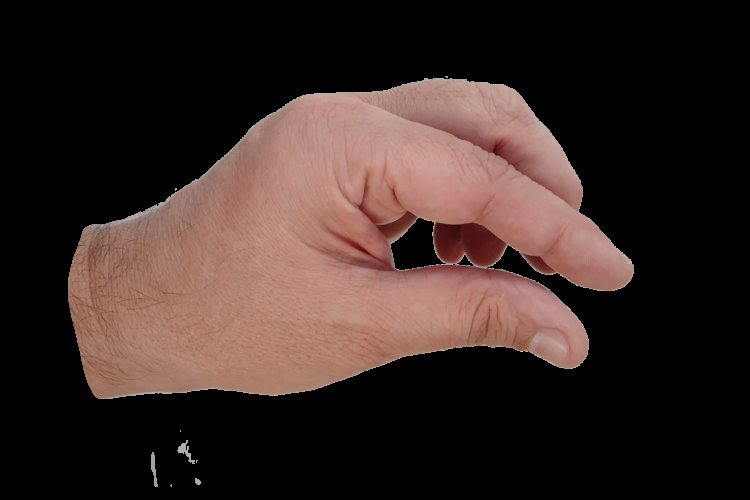
#> input picture assets/lizard.png, 750 x 500 px; its folder holds only this picture in this run
$ python -i gesture_detector.py   (imports and definitions only)
#> lines starting #> are read from the running program, lines starting #| are printed output that depends on the picture
import time

import cv2
import numpy as np
from PIL import Image, ImageTk

from utils import gesture_mapper


class GestureDetector:
    def _init_(self, roi, frame_size):
        self.roi = roi
        self.frame_size = frame_size
        self.start_time = time.time()
        self.bg_model = None
        self.finger_count = 0
        self.cap = cv2.VideoCapture(0)

    def run_avg(self, image, a_weight=0.5):
        if self.bg_model is None:
            self.bg_model = image.copy().astype("float")
        else:
            cv2.accumulateWeighted(image, self.bg_model, a_weight)

    def segment(self, image, threshold=25):
        assert self.bg_model is not None, "Background model is not initialized"
        diff = cv2.absdiff(self.bg_model.astype("uint8"), image)
        thresholded = cv2.threshold(diff, threshold, 255, cv2.THRESH_BINARY)[1]
        kernel = np.ones((3, 3), np.uint8)
        thresholded = cv2.morphologyEx(thresholded, cv2.MORPH_CLOSE, kernel, iterations=2)
        contours, _ = cv2.findContours(thresholded.copy(), cv2.RETR_EXTERNAL, cv2.CHAIN_APPROX_SIMPLE)
        if not contours:
            return None
        segmented = max(contours, key=cv2.contourArea)
        return thresholded, segmented

>>> import cv2
>>> picture = cv2.imread('../assets/lizard.png', cv2.IMREAD_GRAYSCALE)
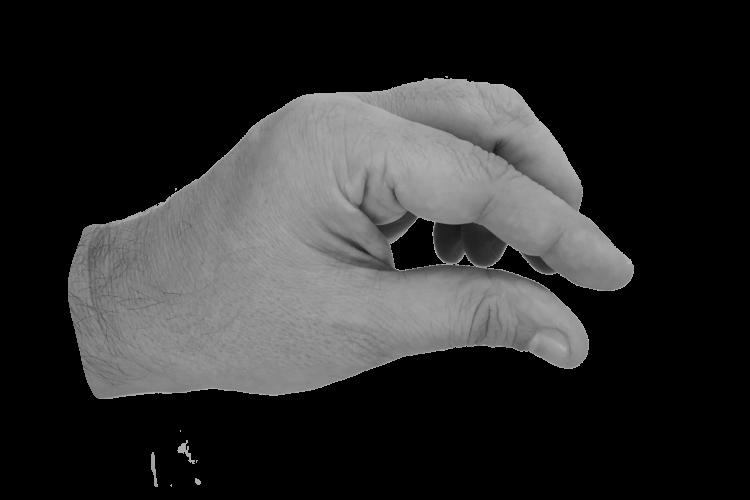
#> picture: shape (500, 750); min 0, max 228, mean 45.1
>>> result = GestureDetector().segment(picture)
#> (the run stopped early here; a loop or call above may not have finished)

$ run again, on assets/paper.png
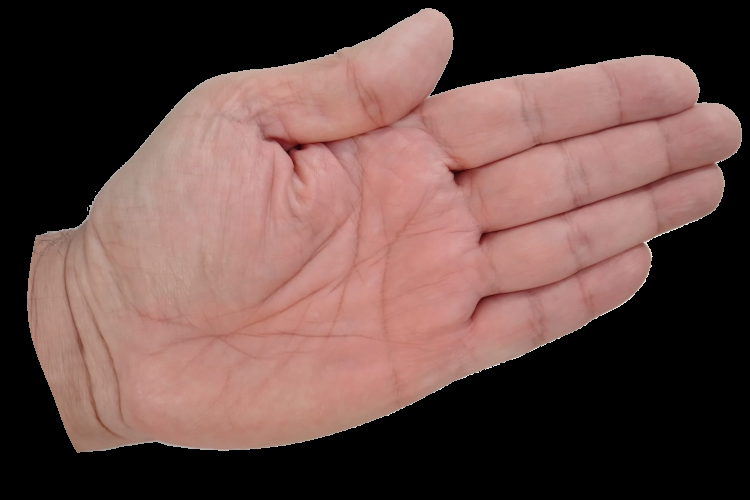
#> input picture assets/paper.png, 750 x 500 px
#> `picture = cv2.imread('../assets/lizard.png', cv2.IMREAD_GRAYSCALE)`:
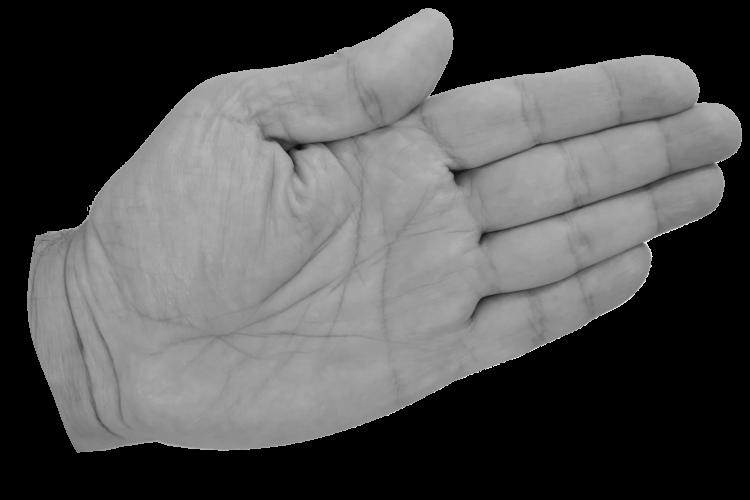
#> picture: shape (500, 750); min 0, max 255, mean 82.3

$ run again, on assets/rock.png
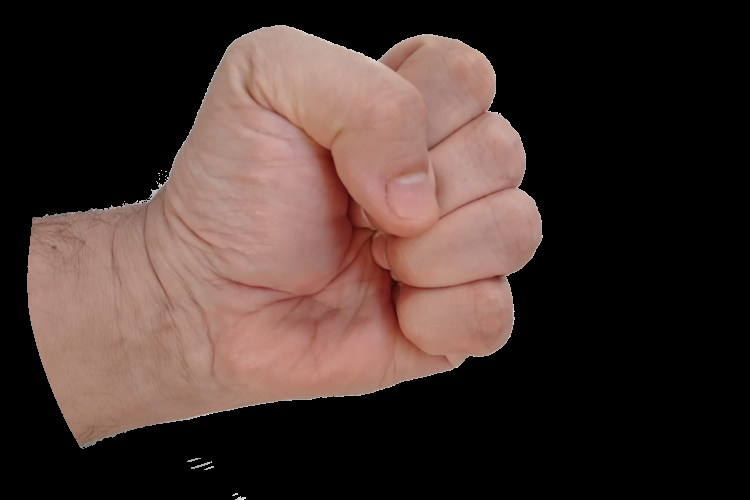
#> input picture assets/rock.png, 750 x 500 px
#> `picture = cv2.imread('../assets/lizard.png', cv2.IMREAD_GRAYSCALE)`:
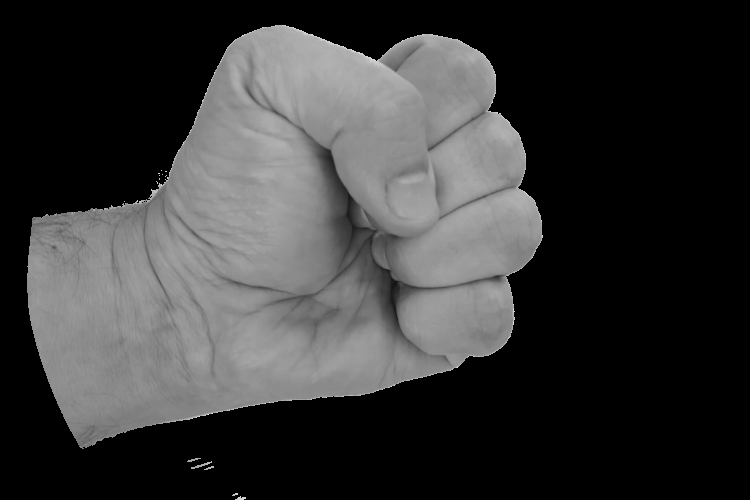
#> picture: shape (500, 750); min 0, max 249, mean 55.4

$ run again, on assets/scissors.png
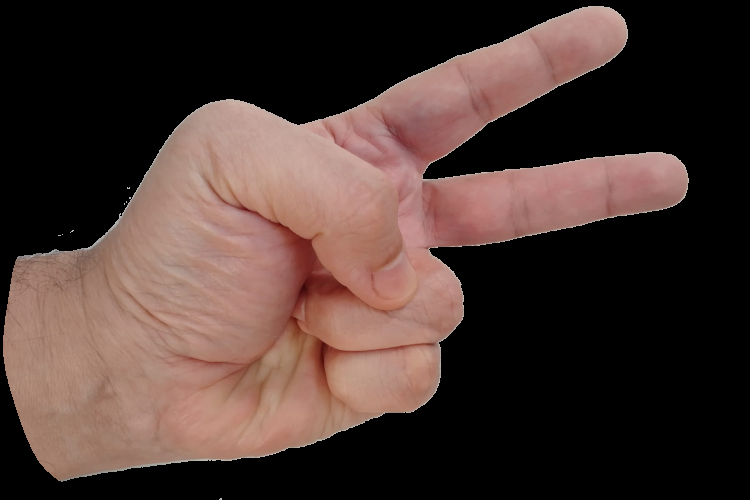
#> input picture assets/scissors.png, 750 x 500 px
#> `picture = cv2.imread('../assets/lizard.png', cv2.IMREAD_GRAYSCALE)`:
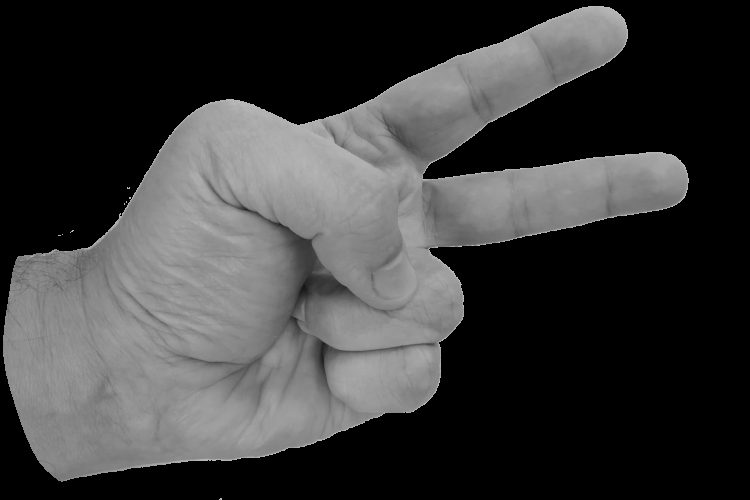
#> picture: shape (500, 750); min 0, max 222, mean 59.7
